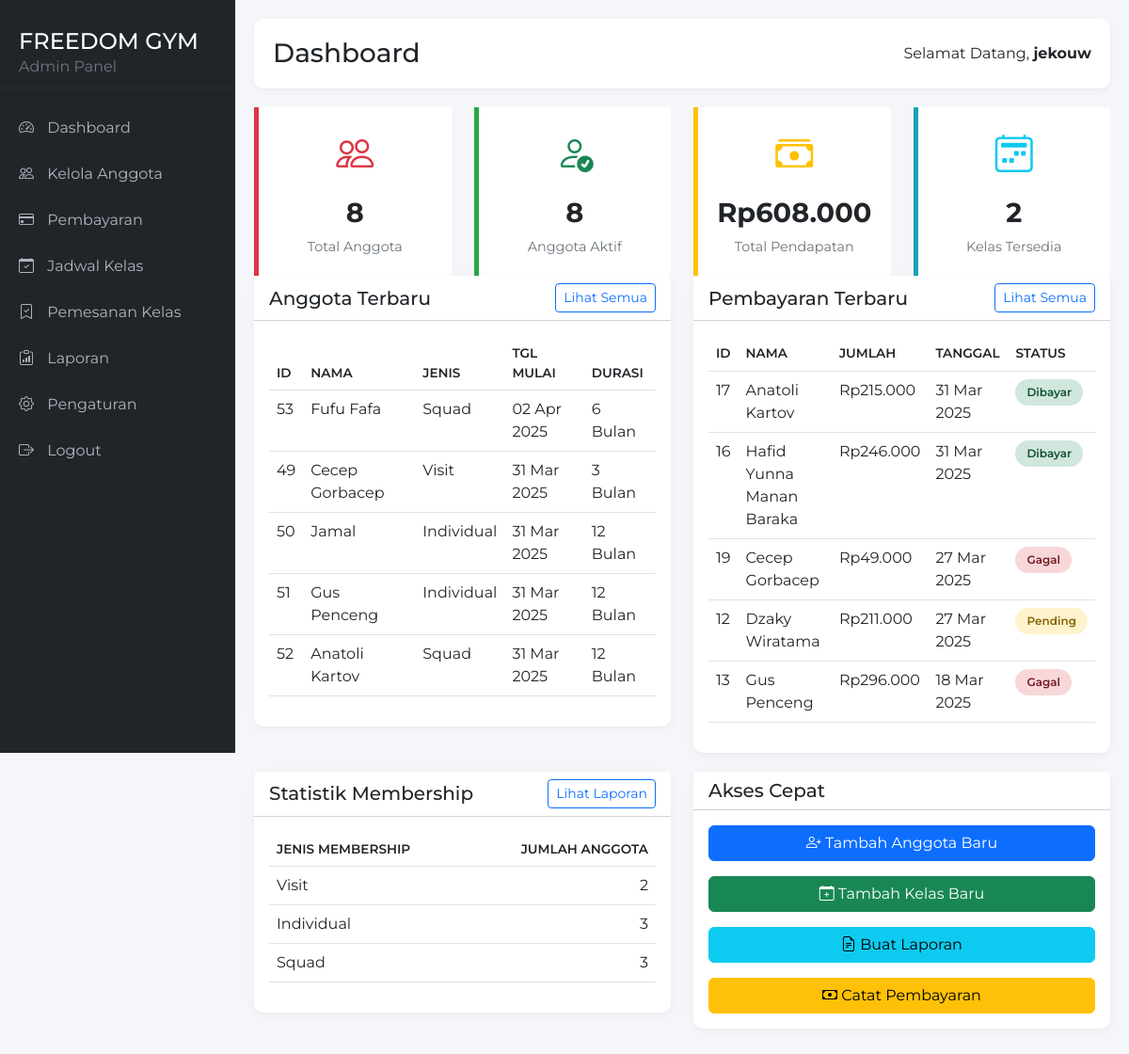
Page /admin-dashboard.php (signed in) on the committed database.
### tables this page shows
CREATE TABLE `membership` (
  `id` int(11) NOT NULL,
  `nama` varchar(255) NOT NULL,
  `nomorHP` varchar(20) NOT NULL,
  `email` varchar(100) NOT NULL,
  `alamat` text NOT NULL,
  `tanggalLahir` date NOT NULL,
  `jenisKelamin` enum('Laki-laki','Perempuan','Lainnya') NOT NULL,
  `jenisMembership` enum('Visit','Individual','Squad') NOT NULL,
  `tanggalMulai` date NOT NULL,
  `durasiMembership` enum('1 Bulan','3 Bulan','6 Bulan','12 Bulan') NOT NULL,
  `metodePembayaran` enum('Tunai','Transfer Bank','QRIS') NOT NULL,
  `fotoDiri` varchar(255) NOT NULL DEFAULT 'assets/img/default-profile.png',
  `catatanKesehatan` text DEFAULT NULL,
  `namaKontakDarurat` varchar(255) NOT NULL,
  `nomorKontakDarurat` varchar(20) NOT NULL,
  `persetujuan` tinyint(1) NOT NULL,
  `tanggalDaftar` timestamp NOT NULL DEFAULT current_timestamp(),
  `username` varchar(50) DEFAULT NULL,
  `password` varchar(255) DEFAULT NULL
);

CREATE TABLE `payments` (
  `id_payment` int(11) NOT NULL,
  `id_anggota` int(11) NOT NULL,
  `jumlah` decimal(10,2) NOT NULL,
  `metode_pembayaran` varchar(50) NOT NULL,
  `status` enum('pending','paid','failed') NOT NULL DEFAULT 'pending',
  `tanggal` date NOT NULL,
  `keterangan` text DEFAULT NULL,
  `created_at` timestamp NOT NULL DEFAULT current_timestamp()
);

### admin-dashboard.php (the view, shortened to what this page needs)
<?php
$servername = "localhost";
$username = "root";
$password = "";
$dbname = "gym";
$conn = new mysqli($servername, $username, $password, $dbname);
$sql_total_members = "SELECT COUNT(*) as total FROM membership";
$result_total_members = $conn->query($sql_total_members);
$total_members = ($result_total_members->num_rows > 0) ? $result_total_members->fetch_assoc()['total'] : 0;
$sql_active_members = "SELECT COUNT(*) as active FROM membership WHERE CURRENT_DATE() < DATE_ADD(tanggalMulai, INTERVAL SUBSTRING_INDEX(durasiMembership, ' ', 1) MONTH)";
$result_active_members = $conn->query($sql_active_members);
$active_members = ($result_active_members->num_rows > 0) ? $result_active_members->fetch_assoc()['active'] : 0;
$sql_recent_members = "SELECT id, nama, jenisMembership, tanggalMulai, durasiMembership FROM membership ORDER BY tanggalMulai DESC LIMIT 5";
$result_recent_members = $conn->query($sql_recent_members);
$check_payments_table = $conn->query("SHOW TABLES LIKE 'payments'");
$payments_exist = $check_payments_table->num_rows > 0;
if ($payments_exist) {
    $sql_recent_payments = "SELECT p.id_payment as id, m.nama as member_name, p.jumlah as amount, p.tanggal as date, p.status
                           FROM payments p
                           JOIN membership m ON p.id_anggota = m.id
                           ORDER BY p.tanggal DESC, p.id_payment DESC LIMIT 5";
    $result_recent_payments = $conn->query($sql_recent_payments);
    $recent_payments = [];
    if ($result_recent_payments->num_rows > 0) {
        while($row = $result_recent_payments->fetch_assoc()) {
            $status_text = '';
            switch ($row['status']) {
                case 'paid':
                    $status_text = 'Dibayar';
                    break;
                case 'pending':
                    $status_text = 'Pending';
                    break;
                case 'failed':
                    $status_text = 'Gagal';
                    break;
            }
            $recent_payments[] = [
                "id" => $row['id'],
                "member_name" => $row['member_name'],
                "amount" => "Rp" . number_format($row['amount'], 0, ',', '.'),
                "date" => date('d M Y', strtotime($row['date'])),
                "status" => $status_text,
                "status_class" => $row['status'] == 'paid' ? 'badge-paid' : ($row['status'] == 'pending' ? 'badge-pending' : 'badge-danger')
            ];
        }
    }
}
$check_classes_table = $conn->query("SHOW TABLES LIKE 'gym_classes'");
$classes_exist = $check_classes_table->num_rows > 0;
$total_classes = 0;
if ($classes_exist) {
    $sql_total_classes = "SELECT COUNT(*) as total FROM gym_classes WHERE status = 'active'";
    $result_total_classes = $conn->query($sql_total_classes);
    $total_classes = ($result_total_classes->num_rows > 0) ? $result_total_classes->fetch_assoc()['total'] : 0;
} else {
    $total_classes = 25;
}
$sql_membership_types = "SELECT jenisMembership, COUNT(*) as count FROM membership GROUP BY jenisMembership";
$result_membership_types = $conn->query($sql_membership_types);
$membership_types = [];
if ($result_membership_types->num_rows > 0) {
    while($row = $result_membership_types->fetch_assoc()) {
        $membership_types[] = $row;
    }
}
$total_revenue = 0;
if ($payments_exist) {
    $sql_total_revenue = "SELECT SUM(jumlah) as total FROM payments WHERE status = 'paid'";
    $result_total_revenue = $conn->query($sql_total_revenue);
    $total_revenue = ($result_total_revenue->num_rows > 0) ? $result_total_revenue->fetch_assoc()['total'] : 0;
} else {
    $total_revenue = 4500000;
}
?>
<!DOCTYPE html>
<html lang="en">
<head>
    <link href="https://cdn.jsdelivr.net/npm/bootstrap@5.2.3/dist/css/bootstrap.min.css" rel="stylesheet">
    <link href="https://cdn.jsdelivr.net/npm/bootstrap-icons@1.10.0/font/bootstrap-icons.css" rel="stylesheet">
</head>
<body>
    <div class="sidebar">
        <div class="sidebar-header">
            <h4 class="mb-0">FREEDOM GYM</h4>
            <p class="text-muted mb-0">Admin Panel</p>
        </div>
        <ul class="sidebar-menu">
    <li><a href="admin-dashboard.php"><i class="bi bi-speedometer2"></i> Dashboard</a></li>
    <li><a href="admin-members.php"><i class="bi bi-people"></i> Kelola Anggota</a></li>
    <li><a href="admin-payments.php"><i class="bi bi-credit-card"></i> Pembayaran</a></li>
    <li><a href="admin-classes.php"><i class="bi bi-calendar-check"></i> Jadwal Kelas</a></li>
    <li><a href="admin-bookings.php"><i class="bi bi-bookmark-check"></i> Pemesanan Kelas</a></li>
    <li><a href="admin-reports.php"><i class="bi bi-clipboard-data"></i> Laporan</a></li>
    <li><a href="admin-settings.php"><i class="bi bi-gear"></i> Pengaturan</a></li>
    <li><a href="logout-admin.php"><i class="bi bi-box-arrow-right"></i> Logout</a></li>
</ul>
    </div>
    <div class="content">
        <div class="dashboard-header d-flex justify-content-between align-items-center">
            <h3 class="mb-0">Dashboard</h3>
            <div class="user-info">
                <span>Selamat Datang, <strong><?php echo $_SESSION['admin_nama']; ?></strong></span>
            </div>
        </div>
        <div class="row">
            <div class="col-md-3">
                <div class="card-stats card-members">
                    <div class="stats-icon text-danger">
                        <i class="bi bi-people"></i>
                    </div>
                    <div class="stats-number"><?php echo $total_members; ?></div>
                    <div class="stats-text">Total Anggota</div>
                </div>
            </div>
            <div class="col-md-3">
                <div class="card-stats card-active">
                    <div class="stats-icon text-success">
                        <i class="bi bi-person-check"></i>
                    </div>
                    <div class="stats-number"><?php echo $active_members; ?></div>
                    <div class="stats-text">Anggota Aktif</div>
                </div>
            </div>
            <div class="col-md-3">
                <div class="card-stats card-revenue">
                    <div class="stats-icon text-warning">
                        <i class="bi bi-cash-stack"></i>
                    </div>
                    <div class="stats-number">Rp<?php echo number_format($total_revenue, 0, ',', '.'); ?></div>
                    <div class="stats-text">Total Pendapatan</div>
                </div>
            </div>
            <div class="col-md-3">
                <div class="card-stats card-classes">
                    <div class="stats-icon text-info">
                        <i class="bi bi-calendar2-week"></i>
                    </div>
                    <div class="stats-number"><?php echo $total_classes; ?></div>
                    <div class="stats-text">Kelas Tersedia</div>
                </div>
            </div>
        </div>
        <div class="row">
            <div class="col-md-6">
                <div class="card">
                    <div class="card-header bg-white d-flex justify-content-between align-items-center">
                        <h5 class="mb-0">Anggota Terbaru</h5>
                        <a href="admin-members.php" class="btn btn-sm btn-outline-primary">Lihat Semua</a>
                    </div>
                    <div class="card-body">
                        <div class="table-responsive">
                            <table class="table table-hover recent-table">
                                <thead>
                                    <tr>
                                        <th>ID</th>
                                        <th>Nama</th>
                                        <th>Jenis</th>
                                        <th>Tgl Mulai</th>
                                        <th>Durasi</th>
                                    </tr>
                                </thead>
                                <tbody>
                                    <?php if ($result_recent_members && $result_recent_members->num_rows > 0): ?>
                                        <?php while($row = $result_recent_members->fetch_assoc()): ?>
                                            <tr>
                                                <td><?php echo $row['id']; ?></td>
                                                <td><?php echo htmlspecialchars($row['nama']); ?></td>
                                                <td><?php echo htmlspecialchars($row['jenisMembership']); ?></td>
                                                <td><?php echo date('d M Y', strtotime($row['tanggalMulai'])); ?></td>
                                                <td><?php echo htmlspecialchars($row['durasiMembership']); ?></td>
                                            </tr>
                                        <?php endwhile; ?>
                                    <?php else: ?>
                                        <tr>
                                            <td colspan="5" class="text-center">Tidak ada data anggota terbaru</td>
                                        </tr>
                                    <?php endif; ?>
                                </tbody>
                            </table>
                        </div>
                    </div>
                </div>
            </div>
            <div class="col-md-6">
                <div class="card">
                    <div class="card-header bg-white d-flex justify-content-between align-items-center">
                        <h5 class="mb-0">Pembayaran Terbaru</h5>
                        <a href="admin-payments.php" class="btn btn-sm btn-outline-primary">Lihat Semua</a>
                    </div>
                    <div class="card-body">
                        <div class="table-responsive">
                            <table class="table table-hover recent-table">
                                <thead>
                                    <tr>
                                        <th>ID</th>
                                        <th>Nama</th>
                                        <th>Jumlah</th>
                                        <th>Tanggal</th>
                                        <th>Status</th>
                                    </tr>
                                </thead>
                                <tbody>
                                    <?php if (!empty($recent_payments)): ?>
                                        <?php foreach($recent_payments as $payment): ?>
                                            <tr>
                                                <td><?php echo $payment['id']; ?></td>
                                                <td><?php echo htmlspecialchars($payment['member_name']); ?></td>
                                                <td><?php echo $payment['amount']; ?></td>
                                                <td><?php echo $payment['date']; ?></td>
                                                <td>
                                                    <span class="badge badge-status <?php echo $payment['status_class']; ?>">
                                                        <?php echo $payment['status']; ?>
                                                    </span>
                                                </td>
                                            </tr>
                                        <?php endforeach; ?>
                                    <?php else: ?>
                                        <tr>
                                            <td colspan="5" class="text-center">Tidak ada data pembayaran terbaru</td>
                                        </tr>
                                    <?php endif; ?>
                                </tbody>
                            </table>
                        </div>
                    </div>
                </div>
            </div>
        </div>
        <div class="row">
            <div class="col-md-6">
                <div class="card">
                    <div class="card-header bg-white d-flex justify-content-between align-items-center">
                        <h5 class="mb-0">Statistik Membership</h5>
                        <a href="admin-reports.php" class="btn btn-sm btn-outline-primary">Lihat Laporan</a>
                    </div>
                    <div class="card-body">
                        <div class="table-responsive">
                            <table class="table table-hover recent-table">
                                <thead>
                                    <tr>
                                        <th>Jenis Membership</th>
                                        <th class="text-end">Jumlah Anggota</th>
                                    </tr>
                                </thead>
                                <tbody>
                                    <?php if (!empty($membership_types)): ?>
                                        <?php foreach($membership_types as $type): ?>
                                            <tr>
                                                <td><?php echo htmlspecialchars($type['jenisMembership']); ?></td>
                                                <td class="text-end"><?php echo $type['count']; ?></td>
                                            </tr>
                                        <?php endforeach; ?>
                                    <?php else: ?>
                                        <tr>
                                            <td colspan="2" class="text-center">Tidak ada data statistik membership</td>
                                        </tr>
                                    <?php endif; ?>
                                </tbody>
                            </table>
                        </div>
                    </div>
                </div>
            </div>
            <div class="col-md-6">
                <div class="card">
                    <div class="card-header bg-white">
                        <h5 class="mb-0">Akses Cepat</h5>
                    </div>
                    <div class="card-body">
                        <div class="d-grid gap-2">
                            <a href="admin-member-add.php" class="btn btn-primary mb-2">
                                <i class="bi bi-person-plus"></i> Tambah Anggota Baru
                            </a>
                            <a href="admin-class-add.php" class="btn btn-success mb-2">
                                <i class="bi bi-calendar-plus"></i> Tambah Kelas Baru
                            </a>
                            <a href="admin-reports.php" class="btn btn-info mb-2">
                                <i class="bi bi-file-earmark-text"></i> Buat Laporan
                            </a>
                            <a href="admin-payment-add.php" class="btn btn-warning">
                                <i class="bi bi-cash"></i> Catat Pembayaran
                            </a>
                        </div>
                    </div>
                </div>
            </div>
        </div>
    </div>
</body>
</html>

### rows in the picture
membership: id "53", nama "Fufu Fafa", jenisMembership "Squad", tanggalMulai "02 Apr 2025", durasiMembership "6 Bulan"
membership: id "49", nama "Cecep Gorbacep", jenisMembership "Visit", tanggalMulai "31 Mar 2025", durasiMembership "3 Bulan"
membership: id "50", nama "Jamal", jenisMembership "Individual", tanggalMulai "31 Mar 2025", durasiMembership "12 Bulan"
membership: id "51", nama "Gus Penceng", jenisMembership "Individual", tanggalMulai "31 Mar 2025", durasiMembership "12 Bulan"
membership: id "52", nama "Anatoli Kartov", jenisMembership "Squad", tanggalMulai "31 Mar 2025", durasiMembership "12 Bulan"
payments: id_payment "17", id_anggota.nama "Anatoli Kartov", amount "Rp215.000", date "31 Mar 2025", status "Dibayar"
payments: id_payment "16", id_anggota.nama "Hafid Yunna Manan Baraka", amount "Rp246.000", date "31 Mar 2025", status "Dibayar"
payments: id_payment "19", id_anggota.nama "Cecep Gorbacep", amount "Rp49.000", date "27 Mar 2025", status "Gagal"
payments: id_payment "12", id_anggota.nama "Dzaky Wiratama", amount "Rp211.000", date "27 Mar 2025", status "Pending"
payments: id_payment "13", id_anggota.nama "Gus Penceng", amount "Rp296.000", date "18 Mar 2025", status "Gagal"

### other values in the picture
$_SESSION['admin_nama'] "jekouw"
$total_members "8"
$active_members "8"
$total_revenue "608.000"
$total_classes "2"
$type['jenisMembership'] "Visit"
$type['count'] "2"
$type['jenisMembership'] "Individual"
$type['count'] "3"
$type['jenisMembership'] "Squad"
